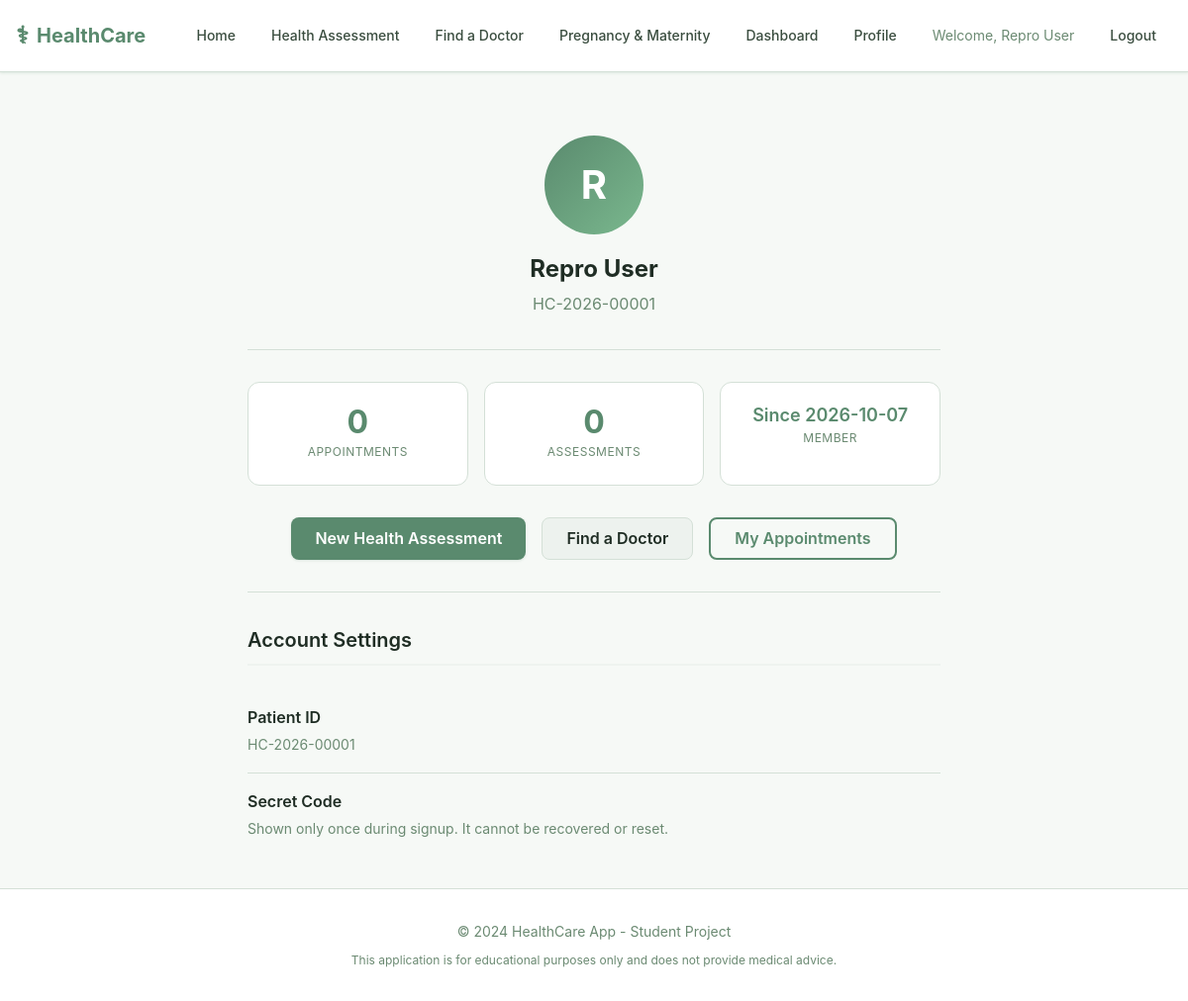
Screenshot of /profile (signed in) with the database file from the repository.
### tables this page shows
CREATE TABLE users (
                id INTEGER PRIMARY KEY AUTOINCREMENT,
                full_name TEXT NOT NULL,
                email TEXT UNIQUE NOT NULL,
                password_hash TEXT NOT NULL,
                created_at TIMESTAMP DEFAULT CURRENT_TIMESTAMP,
                patient_id TEXT UNIQUE,
                secret_code_hash TEXT
            );

### app.py (the view)
@app.route('/profile')
@login_required
def profile():
    user_id = session.get('user_id')
    try:
        user = database.get_user_by_id(user_id)
    except Exception:
        logger.exception('Failed to load user profile')
        flash('We could not load your profile right now. Please try again later.', 'error')
        return redirect(url_for('dashboard'))
    if not user:
        flash('Account not found. Please log in again.', 'error')
        session.clear()
        return redirect(url_for('login'))
    return render_template('profile.html', user=user)

### app.py (called while the page is built)
def login_required(f):
    @wraps(f)
    def decorated_function(*args, **kwargs):
        if 'user_id' not in session:
            flash('Please log in to access this page.', 'error')
            return redirect(url_for('login', next=request.url))
        return f(*args, **kwargs)
    return decorated_function

### database.py (called while the page is built, shortened)
@contextmanager
def get_db_connection():
    driver = DB_CONFIG['driver']
    if driver == 'sqlite':
        db_path = DB_CONFIG['database']
        if db_path.startswith('/'):
            path = db_path
        else:
            path = os.path.join(os.path.dirname(__file__), db_path)
        conn = sqlite3.connect(path)
        conn.row_factory = sqlite3.Row
        try:
            yield conn
        finally:
            conn.close()
    else:
        raise ValueError(f"Unsupported database driver: {driver}")

def _get_placeholder():
    return '?' if DB_CONFIG['driver'] == 'sqlite' else '%s'

def get_user_by_id(user_id):
    placeholder = _get_placeholder()
    with get_db_connection() as conn:
        cursor = conn.cursor()
        cursor.execute(f'SELECT id, full_name, patient_id, created_at FROM users WHERE id = {placeholder}', (user_id,))
        return cursor.fetchone()

### templates/profile.html (shortened to what this page needs)
{% extends "base.html" %}
{% block content %}
<div class="profile-page">
    <div class="profile-container">
        <div class="profile-header">
            <div class="profile-avatar">
                {{ user.full_name.split()[0][0] }}
            </div>
            <h1>{{ user.full_name }}</h1>
            <p class="profile-email">{{ user.patient_id }}</p>
        </div>
        <div class="profile-stats">
            <div class="stat-card">
                <span class="stat-number">{{ user.appointments_count or 0 }}</span>
                <span class="stat-label">Appointments</span>
            </div>
            <div class="stat-card">
                <span class="stat-number">{{ user.assessments_count or 0 }}</span>
                <span class="stat-label">Assessments</span>
            </div>
            <div class="stat-card">
                <span class="stat-member">Since {{ (user.created_at|string)[:10] if user.created_at else '2024' }}</span>
                <span class="stat-label">Member</span>
            </div>
        </div>
        <div class="profile-actions">
            <a href="{{ url_for('assessment') }}" class="btn btn-primary">New Health Assessment</a>
            <a href="{{ url_for('doctors') }}" class="btn btn-secondary">Find a Doctor</a>
            <a href="{{ url_for('dashboard') }}" class="btn btn-outline">My Appointments</a>
        </div>
        <div class="profile-settings">
            <h2>Account Settings</h2>
            <div class="setting-item">
                <div class="setting-info">
                    <h3>Patient ID</h3>
                    <p>{{ user.patient_id }}</p>
                </div>
            </div>
            <div class="setting-item">
                <div class="setting-info">
                    <h3>Secret Code</h3>
                    <p>Shown only once during signup. It cannot be recovered or reset.</p>
                </div>
            </div>
        </div>
    </div>
</div>
{% endblock %}

### templates/base.html (shortened to what this page needs)
<!DOCTYPE html>
<html lang="en">
<head>
    <link rel="stylesheet" href="{{ url_for('static', filename='css/style.css') }}">
</head>
<body>
    <header class="header">
        <div class="container">
            <div class="logo">
                <span class="logo-icon">⚕</span>
                <span class="logo-text">HealthCare</span>
            </div>
            <nav class="nav">
                <a href="{{ url_for('index') }}" class="nav-link {% if request.endpoint == 'index' %}active{% endif %}">Home</a>
                <a href="{{ url_for('assessment') }}" class="nav-link {% if request.endpoint == 'assessment' %}active{% endif %}">Health Assessment</a>
                <a href="{{ url_for('doctors') }}" class="nav-link {% if request.endpoint == 'doctors' %}active{% endif %}">Find a Doctor</a>
                <a href="{{ url_for('pregnancy') }}" class="nav-link {% if request.endpoint == 'pregnancy' %}active{% endif %}">Pregnancy & Maternity</a>
                {% if session.user_id %}
                    <a href="{{ url_for('dashboard') }}" class="nav-link {% if request.endpoint == 'dashboard' %}active{% endif %}">Dashboard</a>
                    <a href="{{ url_for('profile') }}" class="nav-link">Profile</a>
                    <span class="nav-user">Welcome, {{ session.user_name }}</span>
                    <a href="{{ url_for('logout') }}" class="nav-link btn-logout">Logout</a>
                {% else %}
                    <a href="{{ url_for('login') }}" class="nav-link">Login</a>
                    <a href="{{ url_for('signup') }}" class="nav-link btn-signup">Create Account</a>
                {% endif %}
            </nav>
        </div>
    </header>
    <main class="main">
        <div class="container">
            {% block content %}{% endblock %}
        </div>
    </main>
    <footer class="footer">
        <div class="container">
            <p>&copy; 2024 HealthCare App - Student Project</p>
            <p class="disclaimer">This application is for educational purposes only and does not provide medical advice.</p>
        </div>
    </footer>
</body>
</html>

### rows the page displays
users: user_name "Repro User", full_name "R", full_name "Repro User", patient_id "HC-2026-00001", created_at "2026-10-07"

### other values shown
{{ user.appointments_count or 0 }} "0"
{{ user.assessments_count or 0 }} "0"
